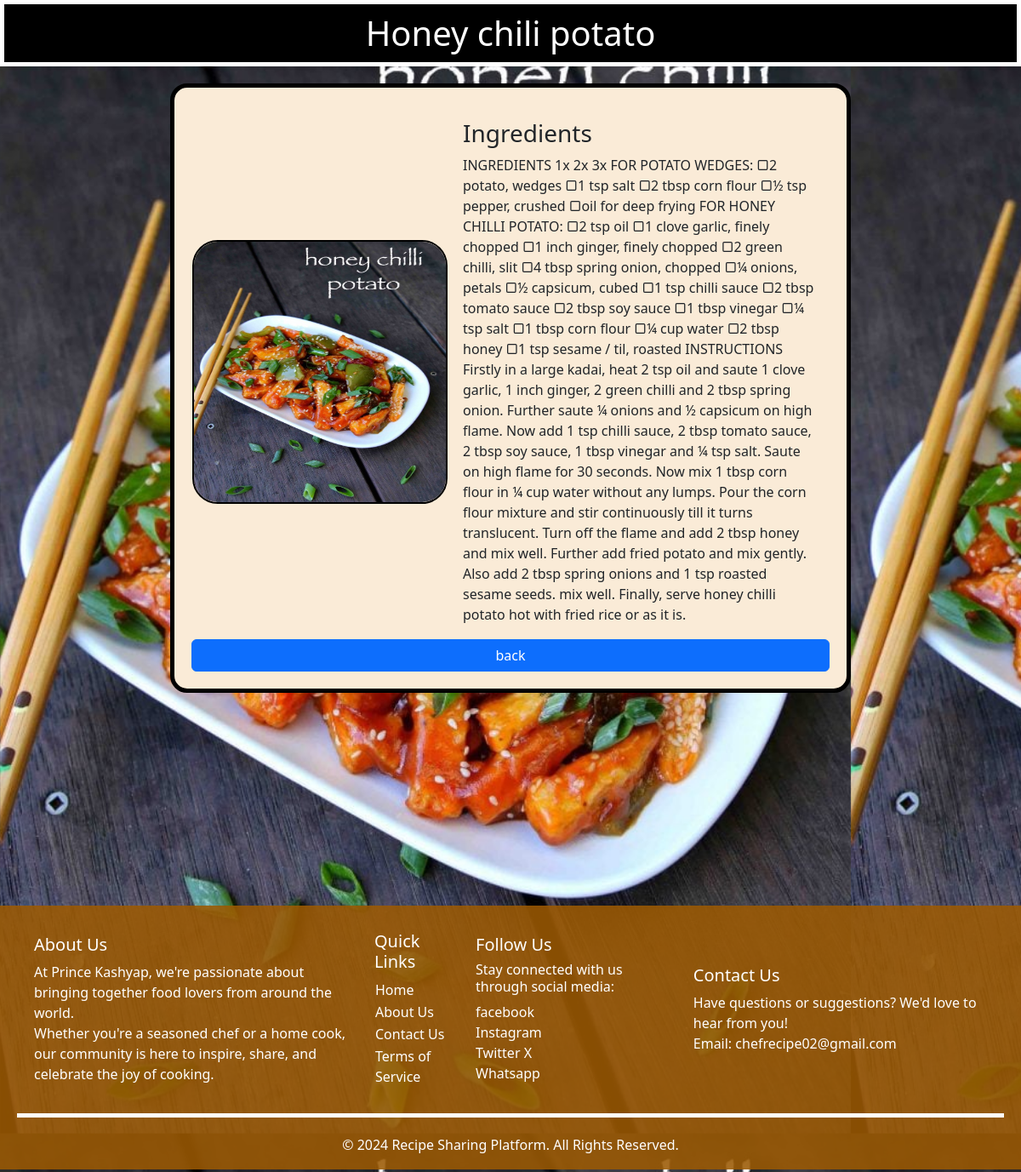
/Recipe_detail/8/ (signed in), run on the app's committed database.
### receipe_pro/models.py (models this page shows)
class Recipe(models.Model):
    user = models.ForeignKey(User,on_delete=models.SET_NULL,null=True,blank=True)
    recipe_type = models.CharField(max_length=100,default='')
    recipe_user_name = models.CharField(max_length=100)
    recipe_name = models.CharField(max_length=100)
    recipe_description = models.TextField()
    recipe_detail_description =  models.TextField()
    recipe_image = models.ImageField(upload_to="recipe")

### receipe_pro/views.py (the view)
# urls.py: path('Recipe_detail/<int:pk>/',Recipe_detail,name="Recipe_detail"),
@login_required
def Recipe_detail(request,pk):
    recipe = get_object_or_404(Recipe, pk=pk)
    return render(request, 'recipe_detail.html', {'recipe': recipe})

### receipe_pro/templates/Recipe_detail.html (shortened to what this page needs)
{% extends "base.html" %}
{% load static %}
{% block start %}
<body>
  <h1 >{{ recipe.recipe_name }}</h1>
  <div class="card" >
  <table>
    <tr>
      <td> <img class="card-img-top" src="{{recipe.recipe_image.url}}" alt="Card image cap" style="height: 310px;
  width: 300px;
  border: 2px solid black;
  border-radius: 30px;" ></td>
    <td>
      <div class="card-body">
        <h3>Ingredients</h3>
        <p style="margin: 0px;" class="card-text">{{ recipe.recipe_detail_description }}</p>
      </div>
    </td>
  </tr>
</table>
<a href="/main/" class="btn btn-primary">back</a>
</div>
{% endblock %}

### data on the page
Recipe: recipe_name "Honey chili potato", recipe_image (picture), recipe_detail_description "INGREDIENTS 1x 2x 3x FOR POTATO WEDGES: ▢2 potato, wedges ▢1 tsp salt ▢2 tbsp corn flour ▢½ tsp pepper, crushed ▢oil for deep frying FOR HONEY CHILLI POTATO: ▢2 tsp oil ▢1 clove garlic, finely chopped ▢1 inch ginger, finely chopped ▢2 green chilli, slit ▢4 tbsp spring onion, chopped ▢¼ onions, petals ▢½ capsicum, cubed ▢1 tsp chilli sauce ▢2 tbsp tomato sauce ▢2 tbsp soy sauce ▢1 tbsp vinegar ▢¼ tsp salt ▢1 tbsp corn flour ▢¼ cup water ▢2 tbsp honey ▢1 tsp sesame / til, roasted INSTRUCTIONS Firstly in a large kadai, heat 2 tsp oil and saute 1 clove garlic, 1 inch ginger, 2 green chilli and 2 tbsp spring onion. Further saute ¼ onions and ½ capsicum on high flame. Now add 1 tsp chilli sauce,…"
